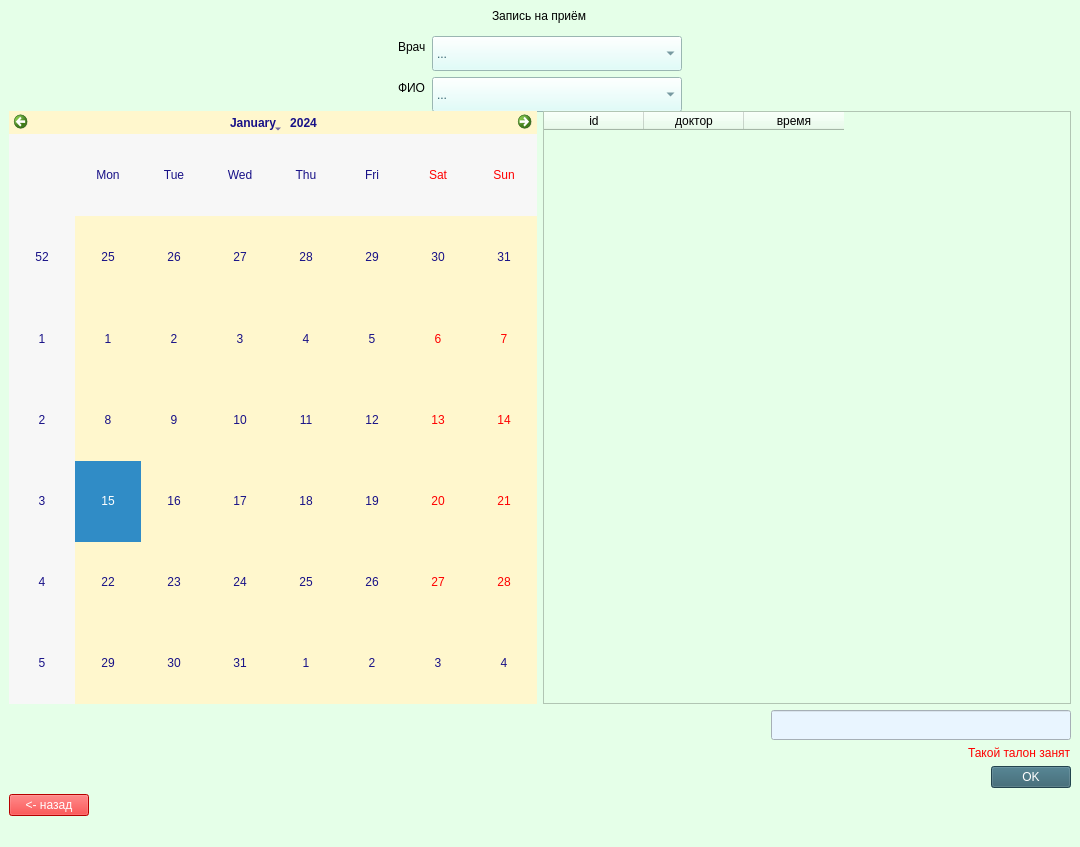
<?xml version="1.0" encoding="UTF-8"?>
<ui version="4.0">
 <class>MainWindow</class>
 <widget class="QMainWindow" name="MainWindow">
  <property name="geometry">
   <rect>
    <x>0</x>
    <y>0</y>
    <width>1080</width>
    <height>847</height>
   </rect>
  </property>
  <property name="windowTitle">
   <string>MainWindow</string>
  </property>
  <property name="styleSheet">
   <string notr="true">background-color: rgb(229, 255, 232);</string>
  </property>
  <widget class="QWidget" name="centralwidget">
   <layout class="QVBoxLayout" name="verticalLayout">
    <item alignment="Qt::AlignHCenter">
     <widget class="QLabel" name="label_3">
      <property name="styleSheet">
       <string notr="true">font: 75 14pt &quot;MS Shell Dlg 2&quot;;</string>
      </property>
      <property name="text">
       <string>Запись на приём</string>
      </property>
     </widget>
    </item>
    <item>
     <layout class="QHBoxLayout" name="horizontalLayout_2">
      <item>
       <spacer name="horizontalSpacer_5">
        <property name="orientation">
         <enum>Qt::Horizontal</enum>
        </property>
        <property name="sizeHint" stdset="0">
         <size>
          <width>40</width>
          <height>20</height>
         </size>
        </property>
       </spacer>
      </item>
      <item>
       <widget class="QLabel" name="label">
        <property name="styleSheet">
         <string notr="true">font: 75 10pt &quot;MS Shell Dlg 2&quot;;</string>
        </property>
        <property name="text">
         <string>Врач</string>
        </property>
       </widget>
      </item>
      <item>
       <widget class="QComboBox" name="comboBox">
        <property name="minimumSize">
         <size>
          <width>250</width>
          <height>35</height>
         </size>
        </property>
        <property name="maximumSize">
         <size>
          <width>116</width>
          <height>20</height>
         </size>
        </property>
        <property name="styleSheet">
         <string notr="true">color: rgb(49, 95, 109);
selection-color: rgb(0, 0, 0);
background-color: rgb(215, 255, 249);
</string>
        </property>
        <property name="iconSize">
         <size>
          <width>20</width>
          <height>20</height>
         </size>
        </property>
        <property name="frame">
         <bool>true</bool>
        </property>
        <item>
         <property name="text">
          <string>...</string>
         </property>
        </item>
        <item>
         <property name="text">
          <string>Алерголог</string>
         </property>
        </item>
        <item>
         <property name="text">
          <string>Гинеколог</string>
         </property>
        </item>
        <item>
         <property name="text">
          <string>Дерматолог</string>
         </property>
        </item>
        <item>
         <property name="text">
          <string>Кардиолог</string>
         </property>
        </item>
        <item>
         <property name="text">
          <string>Невропотолог</string>
         </property>
        </item>
        <item>
         <property name="text">
          <string>Ортопед</string>
         </property>
        </item>
        <item>
         <property name="text">
          <string>Офтальмолог</string>
         </property>
        </item>
        <item>
         <property name="text">
          <string>Педиатр</string>
         </property>
        </item>
        <item>
         <property name="text">
          <string>Психиатр</string>
         </property>
        </item>
        <item>
         <property name="text">
          <string>Стоматолог</string>
         </property>
        </item>
        <item>
         <property name="text">
          <string>Терапевт</string>
         </property>
        </item>
        <item>
         <property name="text">
          <string>Хирург</string>
         </property>
        </item>
       </widget>
      </item>
      <item>
       <spacer name="horizontalSpacer_2">
        <property name="orientation">
         <enum>Qt::Horizontal</enum>
        </property>
        <property name="sizeHint" stdset="0">
         <size>
          <width>40</width>
          <height>20</height>
         </size>
        </property>
       </spacer>
      </item>
     </layout>
    </item>
    <item>
     <layout class="QHBoxLayout" name="horizontalLayout">
      <item>
       <spacer name="horizontalSpacer_6">
        <property name="orientation">
         <enum>Qt::Horizontal</enum>
        </property>
        <property name="sizeHint" stdset="0">
         <size>
          <width>40</width>
          <height>20</height>
         </size>
        </property>
       </spacer>
      </item>
      <item>
       <widget class="QLabel" name="label_2">
        <property name="styleSheet">
         <string notr="true">font: 75 10pt &quot;MS Shell Dlg 2&quot;;</string>
        </property>
        <property name="text">
         <string>ФИО</string>
        </property>
       </widget>
      </item>
      <item>
       <widget class="QComboBox" name="comboBox_2">
        <property name="minimumSize">
         <size>
          <width>250</width>
          <height>35</height>
         </size>
        </property>
        <property name="maximumSize">
         <size>
          <width>116</width>
          <height>20</height>
         </size>
        </property>
        <property name="styleSheet">
         <string notr="true">color: rgb(49, 95, 109);
selection-color: rgb(0, 0, 0);
background-color: rgb(215, 255, 249);
</string>
        </property>
        <property name="iconSize">
         <size>
          <width>20</width>
          <height>20</height>
         </size>
        </property>
        <property name="frame">
         <bool>true</bool>
        </property>
        <item>
         <property name="text">
          <string>...</string>
         </property>
        </item>
       </widget>
      </item>
      <item>
       <spacer name="horizontalSpacer_4">
        <property name="orientation">
         <enum>Qt::Horizontal</enum>
        </property>
        <property name="sizeHint" stdset="0">
         <size>
          <width>40</width>
          <height>20</height>
         </size>
        </property>
       </spacer>
      </item>
     </layout>
    </item>
    <item>
     <layout class="QHBoxLayout" name="horizontalLayout_3">
      <item>
       <widget class="QCalendarWidget" name="calendarWidget">
        <property name="styleSheet">
         <string notr="true">color: rgb(24, 17, 135);
background-color: rgb(255, 247, 205);
font: 75 10pt &quot;MS Shell Dlg 2&quot;;
border-color: rgb(85, 85, 127);
border-size:10px;</string>
        </property>
       </widget>
      </item>
      <item>
       <widget class="QTableWidget" name="tableWidget">
        <column>
         <property name="text">
          <string>id</string>
         </property>
        </column>
        <column>
         <property name="text">
          <string>доктор</string>
         </property>
        </column>
        <column>
         <property name="text">
          <string>время</string>
         </property>
        </column>
       </widget>
      </item>
     </layout>
    </item>
    <item alignment="Qt::AlignRight">
     <widget class="QLineEdit" name="lineEdit">
      <property name="minimumSize">
       <size>
        <width>300</width>
        <height>30</height>
       </size>
      </property>
      <property name="styleSheet">
       <string notr="true">color: rgb(49, 95, 109);
background-color: rgb(233, 245, 255);</string>
      </property>
     </widget>
    </item>
    <item alignment="Qt::AlignRight">
     <widget class="QLabel" name="label_4">
      <property name="styleSheet">
       <string notr="true">color: rgb(255, 0, 0);</string>
      </property>
      <property name="text">
       <string>Такой талон занят</string>
      </property>
     </widget>
    </item>
    <item alignment="Qt::AlignRight">
     <widget class="QPushButton" name="pushButton_2">
      <property name="styleSheet">
       <string notr="true">background-color: rgb(49, 95, 109);
color: rgb(255, 255, 255);</string>
      </property>
      <property name="text">
       <string>OK</string>
      </property>
     </widget>
    </item>
    <item alignment="Qt::AlignLeft">
     <widget class="QPushButton" name="pushButton_3">
      <property name="styleSheet">
       <string notr="true">background-color: rgb(255, 0, 0);
color: rgb(255, 255, 255);</string>
      </property>
      <property name="text">
       <string>&lt;- назад</string>
      </property>
     </widget>
    </item>
   </layout>
  </widget>
  <widget class="QMenuBar" name="menubar">
   <property name="geometry">
    <rect>
     <x>0</x>
     <y>0</y>
     <width>1080</width>
     <height>26</height>
    </rect>
   </property>
  </widget>
  <widget class="QStatusBar" name="statusbar"/>
 </widget>
 <resources/>
 <connections/>
</ui>
